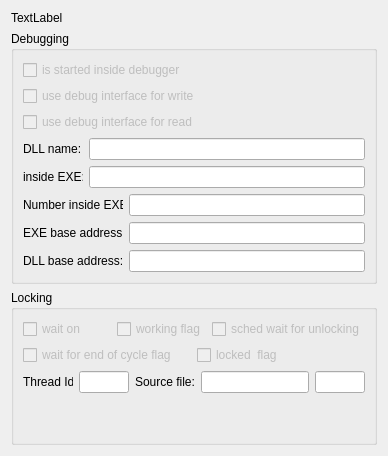
      <widget class="QWidget" name="InternalTab">
       <attribute name="title">
        <string>Internal</string>
       </attribute>
       <layout class="QVBoxLayout" name="verticalLayout_39">
        <item>
         <widget class="QLabel" name="CommunicationLabel">
          <property name="text">
           <string>TextLabel</string>
          </property>
         </widget>
        </item>
        <item>
         <widget class="QGroupBox" name="groupBox">
          <property name="title">
           <string>Debugging</string>
          </property>
          <layout class="QVBoxLayout" name="verticalLayout_37">
           <item>
            <widget class="QCheckBox" name="IsStartedInsideDebuggerCheckBox">
             <property name="enabled">
              <bool>false</bool>
             </property>
             <property name="text">
              <string>is started inside debugger</string>
             </property>
             <property name="checkable">
              <bool>true</bool>
             </property>
            </widget>
           </item>
           <item>
            <widget class="QCheckBox" name="UseDebugInterfaceForWriteCheckBox">
             <property name="enabled">
              <bool>false</bool>
             </property>
             <property name="text">
              <string>use debug interface for write</string>
             </property>
             <property name="checkable">
              <bool>true</bool>
             </property>
            </widget>
           </item>
           <item>
            <widget class="QCheckBox" name="UseDebugInterfaceForReadCheckBox">
             <property name="enabled">
              <bool>false</bool>
             </property>
             <property name="text">
              <string>use debug interface for read</string>
             </property>
             <property name="checkable">
              <bool>true</bool>
             </property>
            </widget>
           </item>
           <item>
            <layout class="QHBoxLayout" name="horizontalLayout_44">
             <item>
              <widget class="QLabel" name="label_33">
               <property name="minimumSize">
                <size>
                 <width>60</width>
                 <height>0</height>
                </size>
               </property>
               <property name="maximumSize">
                <size>
                 <width>60</width>
                 <height>16777215</height>
                </size>
               </property>
               <property name="text">
                <string>DLL name:</string>
               </property>
              </widget>
             </item>
             <item>
              <widget class="QLineEdit" name="DllNameLineEdit">
               <property name="readOnly">
                <bool>true</bool>
               </property>
              </widget>
             </item>
            </layout>
           </item>
           <item>
            <layout class="QHBoxLayout" name="horizontalLayout_45">
             <item>
              <widget class="QLabel" name="label_34">
               <property name="minimumSize">
                <size>
                 <width>60</width>
                 <height>0</height>
                </size>
               </property>
               <property name="maximumSize">
                <size>
                 <width>60</width>
                 <height>16777215</height>
                </size>
               </property>
               <property name="text">
                <string>inside EXE:</string>
               </property>
              </widget>
             </item>
             <item>
              <widget class="QLineEdit" name="InsideExeNameLineEdit">
               <property name="readOnly">
                <bool>true</bool>
               </property>
              </widget>
             </item>
            </layout>
           </item>
           <item>
            <layout class="QHBoxLayout" name="horizontalLayout_46">
             <item>
              <widget class="QLabel" name="label_35">
               <property name="minimumSize">
                <size>
                 <width>100</width>
                 <height>0</height>
                </size>
               </property>
               <property name="maximumSize">
                <size>
                 <width>100</width>
                 <height>16777215</height>
                </size>
               </property>
               <property name="text">
                <string>Number inside EXE:</string>
               </property>
              </widget>
             </item>
             <item>
              <widget class="QLineEdit" name="NumberInsideExeLineEdit">
               <property name="readOnly">
                <bool>true</bool>
               </property>
              </widget>
             </item>
            </layout>
           </item>
           <item>
            <layout class="QHBoxLayout" name="horizontalLayout_47">
             <item>
              <widget class="QLabel" name="label_36">
               <property name="minimumSize">
                <size>
                 <width>100</width>
                 <height>0</height>
                </size>
               </property>
               <property name="maximumSize">
                <size>
                 <width>100</width>
                 <height>16777215</height>
                </size>
               </property>
               <property name="text">
                <string>EXE base address:</string>
               </property>
              </widget>
             </item>
             <item>
              <widget class="QLineEdit" name="ExeBaseAddressLineEdit">
               <property name="readOnly">
                <bool>true</bool>
               </property>
              </widget>
             </item>
            </layout>
           </item>
           <item>
            <layout class="QHBoxLayout" name="horizontalLayout_48">
             <item>
              <widget class="QLabel" name="label_37">
               <property name="minimumSize">
                <size>
                 <width>100</width>
                 <height>0</height>
                </size>
               </property>
               <property name="maximumSize">
                <size>
                 <width>100</width>
                 <height>16777215</height>
                </size>
               </property>
               <property name="text">
                <string>DLL base address:</string>
               </property>
              </widget>
             </item>
             <item>
              <widget class="QLineEdit" name="DllBaseAddressLineEdit">
               <property name="readOnly">
                <bool>true</bool>
               </property>
              </widget>
             </item>
            </layout>
           </item>
          </layout>
         </widget>
        </item>
        <item>
         <widget class="QGroupBox" name="groupBox_2">
          <property name="title">
           <string>Locking</string>
          </property>
          <layout class="QVBoxLayout" name="verticalLayout_38">
           <item>
            <layout class="QHBoxLayout" name="horizontalLayout_49">
             <item>
              <widget class="QCheckBox" name="WaitOnCheckBox">
               <property name="enabled">
                <bool>false</bool>
               </property>
               <property name="text">
                <string>wait on</string>
               </property>
               <property name="checkable">
                <bool>true</bool>
               </property>
              </widget>
             </item>
             <item>
              <widget class="QCheckBox" name="WorkingFlagCheckBox">
               <property name="enabled">
                <bool>false</bool>
               </property>
               <property name="text">
                <string>working flag</string>
               </property>
               <property name="checkable">
                <bool>true</bool>
               </property>
              </widget>
             </item>
             <item>
              <widget class="QCheckBox" name="SchedWaitForUnlockingCheckBox">
               <property name="enabled">
                <bool>false</bool>
               </property>
               <property name="text">
                <string>sched wait for unlocking</string>
               </property>
               <property name="checkable">
                <bool>true</bool>
               </property>
              </widget>
             </item>
            </layout>
           </item>
           <item>
            <layout class="QHBoxLayout" name="horizontalLayout_50">
             <item>
              <widget class="QCheckBox" name="WaitForEndOfCycleFlagCheckBox">
               <property name="enabled">
                <bool>false</bool>
               </property>
               <property name="text">
                <string>wait for end of cycle flag</string>
               </property>
               <property name="checkable">
                <bool>true</bool>
               </property>
              </widget>
             </item>
             <item>
              <widget class="QCheckBox" name="LockedFlagCheckBox">
               <property name="enabled">
                <bool>false</bool>
               </property>
               <property name="text">
                <string>locked  flag</string>
               </property>
               <property name="checkable">
                <bool>true</bool>
               </property>
              </widget>
             </item>
            </layout>
           </item>
           <item>
            <layout class="QHBoxLayout" name="horizontalLayout_51">
             <item>
              <widget class="QLabel" name="label_39">
               <property name="minimumSize">
                <size>
                 <width>50</width>
                 <height>0</height>
                </size>
               </property>
               <property name="maximumSize">
                <size>
                 <width>50</width>
                 <height>16777215</height>
                </size>
               </property>
               <property name="text">
                <string>Thread Id:</string>
               </property>
              </widget>
             </item>
             <item>
              <widget class="QLineEdit" name="LockedByThreadIdLineEdit">
               <property name="minimumSize">
                <size>
                 <width>50</width>
                 <height>0</height>
                </size>
               </property>
               <property name="maximumSize">
                <size>
                 <width>50</width>
                 <height>16777215</height>
                </size>
               </property>
               <property name="readOnly">
                <bool>true</bool>
               </property>
              </widget>
             </item>
             <item>
              <widget class="QLabel" name="label_38">
               <property name="minimumSize">
                <size>
                 <width>60</width>
                 <height>0</height>
                </size>
               </property>
               <property name="maximumSize">
                <size>
                 <width>60</width>
                 <height>16777215</height>
                </size>
               </property>
               <property name="text">
                <string>Source file:</string>
               </property>
              </widget>
             </item>
             <item>
              <widget class="QLineEdit" name="SrcFileNameLineEdit">
               <property name="readOnly">
                <bool>true</bool>
               </property>
              </widget>
             </item>
             <item>
              <widget class="QLineEdit" name="SrcLineNrLineEdit">
               <property name="minimumSize">
                <size>
                 <width>50</width>
                 <height>0</height>
                </size>
               </property>
               <property name="maximumSize">
                <size>
                 <width>50</width>
                 <height>16777215</height>
                </size>
               </property>
               <property name="readOnly">
                <bool>true</bool>
               </property>
              </widget>
             </item>
            </layout>
           </item>
           <item>
            <spacer name="verticalSpacer_20">
             <property name="orientation">
              <enum>Qt::Vertical</enum>
             </property>
             <property name="sizeHint" stdset="0">
              <size>
               <width>20</width>
               <height>40</height>
              </size>
             </property>
            </spacer>
           </item>
          </layout>
         </widget>
        </item>
       </layout>
      </widget>
